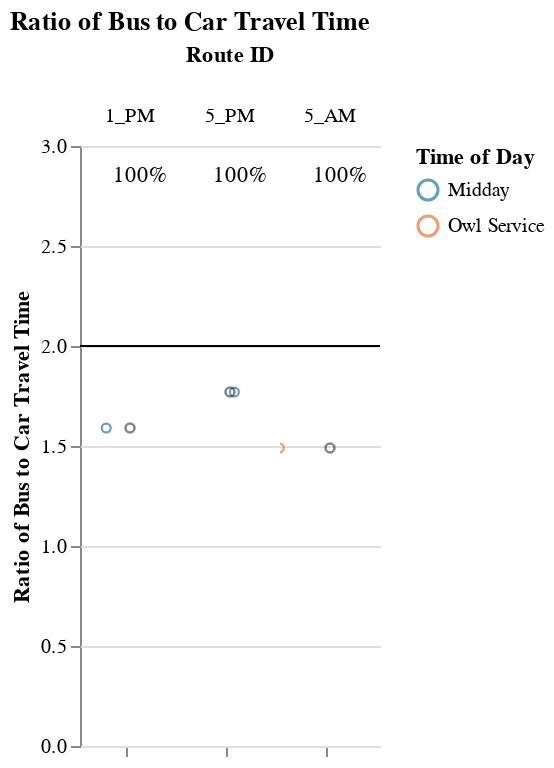
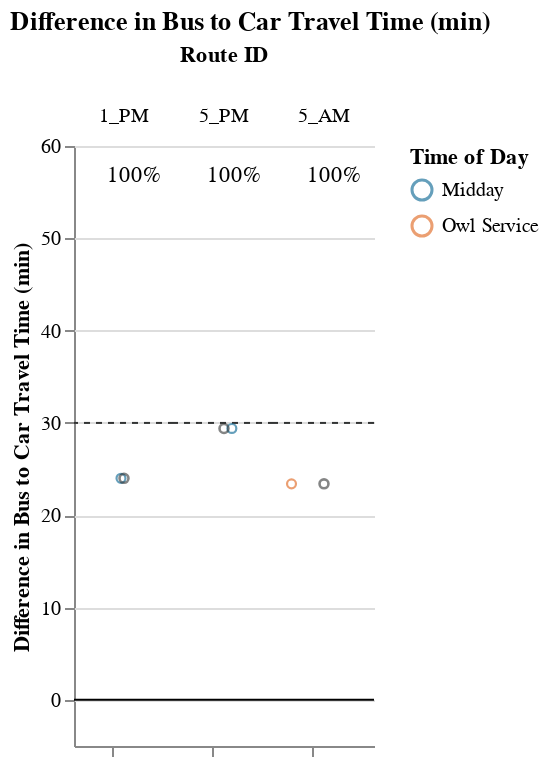

Notebook code for these charts, in order:
### Markdown cell above
### Medium Routes (1-1.5 hrs)

### Code cell
route_group = "medium"
display_charts_for_route_group(df, route_group)

### Figure 1 — Vega-Lite specification as saved in the notebook (floating-point values rounded to 4 significant figures)
{"config": {"view": {"continuousWidth": 400, "continuousHeight": 300, "stroke": null}, "facet": {"spacing": 0}}, "data": {"name": "data-aeb8545f7a01d02c46f710bdff24e9e4"}, "facet": {"column": {"field": "route_id2", "sort": ["1_PM", "5_PM", "5_AM"], "title": "Route ID", "type": "nominal"}}, "spec": {"layer": [{"mark": "rule", "encoding": {"color": {"value": "black"}, "y": {"field": "cutoff", "type": "quantitative"}}, "selection": {"selector001": {"type": "interval", "bind": "scales", "encodings": ["x", "y"]}}}, {"mark": {"type": "point", "opacity": 0.65, "size": 20, "strokeWidth": 1.1}, "encoding": {"color": {"field": "time_of_day", "scale": {"range": ["#136C97", "#E16B26", "#F6BF16", "#00896B", "#7790A3", "#5B559C"]}, "sort": ["AM Peak", "Midday", "PM Peak", "Owl Service"], "title": "Time of Day", "type": "nominal"}, "tooltip": [{"field": "route_id2", "title": "route_id", "type": "nominal"}, {"field": "route_name", "type": "nominal"}, {"field": "trip_id", "type": "nominal"}, {"field": "service_hours", "type": "quantitative"}, {"field": "car_duration_hours", "type": "quantitative"}, {"field": "bus_multiplier", "type": "quantitative"}, {"field": "bus_difference", "type": "quantitative"}, {"field": "num_trips", "type": "quantitative"}, {"field": "num_competitive", "type": "quantitative"}, {"field": "pct_trips_competitive", "type": "quantitative"}, {"field": "pct_below_cutoff", "type": "quantitative"}, {"field": "p25", "type": "quantitative"}, {"field": "p50", "type": "quantitative"}, {"field": "p75", "type": "quantitative"}], "x": {"axis": {"grid": false, "labels": false, "ticks": true, "values": [0]}, "field": "jitter", "scale": {}, "title": null, "type": "quantitative"}, "y": {"field": "bus_multiplier", "scale": {"domain": [0, 3.0]}, "title": "Ratio of Bus to Car Travel Time", "type": "quantitative"}}, "transform": [{"calculate": "sqrt(-2*log(random()))*cos(2*PI*random())", "as": "jitter"}], "width": 50}, {"layer": [{"mark": {"type": "point", "opacity": 0.6, "size": 20, "strokeWidth": 1.3}, "encoding": {"color": {"value": "#323434"}, "y": {"field": "bus_multiplier", "type": "quantitative"}}, "transform": [{"filter": "(datum.p50_trip === 1)"}]}, {"mark": {"type": "text", "align": "center", "baseline": "middle"}, "encoding": {"color": {"value": "black"}, "text": {"field": "pct_trips_competitive", "format": ".0%", "type": "quantitative"}, "tooltip": [{"field": "route_id2", "title": "route_id", "type": "nominal"}, {"field": "route_name", "type": "nominal"}, {"field": "trip_id", "type": "nominal"}, {"field": "service_hours", "type": "quantitative"}, {"field": "car_duration_hours", "type": "quantitative"}, {"field": "bus_multiplier", "type": "quantitative"}, {"field": "bus_difference", "type": "quantitative"}, {"field": "num_trips", "type": "quantitative"}, {"field": "num_competitive", "type": "quantitative"}, {"field": "pct_trips_competitive", "type": "quantitative"}, {"field": "pct_below_cutoff", "type": "quantitative"}, {"field": "p25", "type": "quantitative"}, {"field": "p50", "type": "quantitative"}, {"field": "p75", "type": "quantitative"}], "x": {"value": 30}, "y": {"value": 15}}, "transform": [{"calculate": "sqrt(-2*log(random()))*cos(2*PI*random())", "as": "jitter"}, {"filter": "(datum.fastest_trip === 1)"}]}]}]}, "resolve": {"scale": {"y": "shared"}}, "title": "Ratio of Bus to Car Travel Time", "$schema": "https://vega.github.io/schema/vega-lite/v4.17.0.json", "datasets": {"data-aeb8545f7a01d02c46f710bdff24e9e4": [{"calitp_itp_id": 271, "trip_key": -6001518701270834032, "trip_id": "936508", "shape_id": "38254", "route_id": "1_PM", "service_hours": 1.08, "trip_first_departure_ts": 55440, "trip_last_arrival_ts": 59340, "departure_hour": 15, "time_of_day": "Midday", "p25": 1.08, "p50": 1.08, "p75": 1.08, "p50_trip": 1, "fastest_trip": 1, "car_duration_hours": 0.68, "competitive_route": 1, "bus_multiplier": 1.59, "bus_difference": 24.0, "num_trips": 1, "num_competitive": 1, "pct_trips_competitive": 1.0, "bus_difference_spread": 0.0, "route_group": "medium", "max_trip_hrs": 1.08, "max_trip_route_group": 1.08, "below_cutoff": 1, "pct_below_cutoff": 1.0, "calitp_agency_name": "Roseville Transit", "caltrans_district": "03 - Marysville", "route_name": "Pm Commuter 1", "route_short_name": "1_PM", "route_id2": "1_PM", "cutoff2": 30, "cutoff": 2}, {"calitp_itp_id": 271, "trip_key": -7738216914427785017, "trip_id": "936526", "shape_id": "38264", "route_id": "5_AM", "service_hours": 1.18, "trip_first_departure_ts": 24000, "trip_last_arrival_ts": 28260, "departure_hour": 6, "time_of_day": "Owl Service", "p25": 1.18, "p50": 1.18, "p75": 1.18, "p50_trip": 1, "fastest_trip": 1, "car_duration_hours": 0.79, "competitive_route": 1, "bus_multiplier": 1.49, "bus_difference": 23.4, "num_trips": 1, "num_competitive": 1, "pct_trips_competitive": 1.0, "bus_difference_spread": 0.0, "route_group": "medium", "max_trip_hrs": 1.18, "max_trip_route_group": 1.18, "below_cutoff": 1, "pct_below_cutoff": 1.0, "calitp_agency_name": "Roseville Transit", "caltrans_district": "03 - Marysville", "route_name": "Am Commuter 5", "route_short_name": "5_AM", "route_id2": "5_AM", "cutoff2": 30, "cutoff": 2}, {"calitp_itp_id": 271, "trip_key": -878129697756430159, "trip_id": "936528", "shape_id": "38265", "route_id": "5_PM", "service_hours": 1.13, "trip_first_departure_ts": 57240, "trip_last_arrival_ts": 61320, "departure_hour": 15, "time_of_day": "Midday", "p25": 1.13, "p50": 1.13, "p75": 1.13, "p50_trip": 1, "fastest_trip": 1, "car_duration_hours": 0.64, "competitive_route": 1, "bus_multiplier": 1.77, "bus_difference": 29.4, "num_trips": 1, "num_competitive": 1, "pct_trips_competitive": 1.0, "bus_difference_spread": 0.0, "route_group": "medium", "max_trip_hrs": 1.13, "max_trip_route_group": 1.13, "below_cutoff": 1, "pct_below_cutoff": 1.0, "calitp_agency_name": "Roseville Transit", "caltrans_district": "03 - Marysville", "route_name": "Pm Commuter 5", "route_short_name": "5_PM", "route_id2": "5_PM", "cutoff2": 30, "cutoff": 2}]}}

### Figure 2 — Vega-Lite specification as saved in the notebook (floating-point values rounded to 4 significant figures)
{"config": {"view": {"continuousWidth": 400, "continuousHeight": 300, "stroke": null}, "facet": {"spacing": 0}}, "data": {"name": "data-05b134e7d8a723913ec327caccf61332"}, "facet": {"column": {"field": "route_id2", "sort": ["1_PM", "5_PM", "5_AM"], "title": "Route ID", "type": "nominal"}}, "spec": {"layer": [{"mark": "rule", "encoding": {"color": {"value": "black"}, "y": {"field": "cutoff", "type": "quantitative"}}, "selection": {"selector002": {"type": "interval", "bind": "scales", "encodings": ["x", "y"]}}}, {"mark": {"type": "rule", "strokeDash": [3, 3]}, "encoding": {"color": {"value": "#323434"}, "y": {"field": "cutoff2", "type": "quantitative"}}}, {"mark": {"type": "point", "opacity": 0.65, "size": 20, "strokeWidth": 1.1}, "encoding": {"color": {"field": "time_of_day", "scale": {"range": ["#136C97", "#E16B26", "#F6BF16", "#00896B", "#7790A3", "#5B559C"]}, "sort": ["AM Peak", "Midday", "PM Peak", "Owl Service"], "title": "Time of Day", "type": "nominal"}, "tooltip": [{"field": "route_id2", "title": "route_id", "type": "nominal"}, {"field": "route_name", "type": "nominal"}, {"field": "trip_id", "type": "nominal"}, {"field": "service_hours", "type": "quantitative"}, {"field": "car_duration_hours", "type": "quantitative"}, {"field": "bus_multiplier", "type": "quantitative"}, {"field": "bus_difference", "type": "quantitative"}, {"field": "num_trips", "type": "quantitative"}, {"field": "num_competitive", "type": "quantitative"}, {"field": "pct_trips_competitive", "type": "quantitative"}, {"field": "pct_below_cutoff", "type": "quantitative"}, {"field": "p25", "type": "quantitative"}, {"field": "p50", "type": "quantitative"}, {"field": "p75", "type": "quantitative"}], "x": {"axis": {"grid": false, "labels": false, "ticks": true, "values": [0]}, "field": "jitter", "scale": {}, "title": null, "type": "quantitative"}, "y": {"field": "bus_difference", "scale": {"domain": [-5, 57.6]}, "title": "Difference in Bus to Car Travel Time (min)", "type": "quantitative"}}, "transform": [{"calculate": "sqrt(-2*log(random()))*cos(2*PI*random())", "as": "jitter"}], "width": 50}, {"layer": [{"mark": {"type": "point", "opacity": 0.6, "size": 20, "strokeWidth": 1.3}, "encoding": {"color": {"value": "#323434"}, "y": {"field": "bus_difference", "type": "quantitative"}}, "transform": [{"filter": "(datum.p50_trip === 1)"}]}, {"mark": {"type": "text", "align": "center", "baseline": "middle"}, "encoding": {"color": {"value": "black"}, "text": {"field": "pct_trips_competitive", "format": ".0%", "type": "quantitative"}, "tooltip": [{"field": "route_id2", "title": "route_id", "type": "nominal"}, {"field": "route_name", "type": "nominal"}, {"field": "trip_id", "type": "nominal"}, {"field": "service_hours", "type": "quantitative"}, {"field": "car_duration_hours", "type": "quantitative"}, {"field": "bus_multiplier", "type": "quantitative"}, {"field": "bus_difference", "type": "quantitative"}, {"field": "num_trips", "type": "quantitative"}, {"field": "num_competitive", "type": "quantitative"}, {"field": "pct_trips_competitive", "type": "quantitative"}, {"field": "pct_below_cutoff", "type": "quantitative"}, {"field": "p25", "type": "quantitative"}, {"field": "p50", "type": "quantitative"}, {"field": "p75", "type": "quantitative"}], "x": {"value": 30}, "y": {"value": 15}}, "transform": [{"calculate": "sqrt(-2*log(random()))*cos(2*PI*random())", "as": "jitter"}, {"filter": "(datum.fastest_trip === 1)"}]}]}]}, "resolve": {"scale": {"y": "shared"}}, "title": "Difference in Bus to Car Travel Time (min)", "$schema": "https://vega.github.io/schema/vega-lite/v4.17.0.json", "datasets": {"data-05b134e7d8a723913ec327caccf61332": [{"calitp_itp_id": 271, "trip_key": -6001518701270834032, "trip_id": "936508", "shape_id": "38254", "route_id": "1_PM", "service_hours": 1.08, "trip_first_departure_ts": 55440, "trip_last_arrival_ts": 59340, "departure_hour": 15, "time_of_day": "Midday", "p25": 1.08, "p50": 1.08, "p75": 1.08, "p50_trip": 1, "fastest_trip": 1, "car_duration_hours": 0.68, "competitive_route": 1, "bus_multiplier": 1.59, "bus_difference": 24.0, "num_trips": 1, "num_competitive": 1, "pct_trips_competitive": 1.0, "bus_difference_spread": 0.0, "route_group": "medium", "max_trip_hrs": 1.08, "max_trip_route_group": 1.08, "below_cutoff": 1, "pct_below_cutoff": 1.0, "calitp_agency_name": "Roseville Transit", "caltrans_district": "03 - Marysville", "route_name": "Pm Commuter 1", "route_short_name": "1_PM", "route_id2": "1_PM", "cutoff2": 30, "cutoff": 0}, {"calitp_itp_id": 271, "trip_key": -7738216914427785017, "trip_id": "936526", "shape_id": "38264", "route_id": "5_AM", "service_hours": 1.18, "trip_first_departure_ts": 24000, "trip_last_arrival_ts": 28260, "departure_hour": 6, "time_of_day": "Owl Service", "p25": 1.18, "p50": 1.18, "p75": 1.18, "p50_trip": 1, "fastest_trip": 1, "car_duration_hours": 0.79, "competitive_route": 1, "bus_multiplier": 1.49, "bus_difference": 23.4, "num_trips": 1, "num_competitive": 1, "pct_trips_competitive": 1.0, "bus_difference_spread": 0.0, "route_group": "medium", "max_trip_hrs": 1.18, "max_trip_route_group": 1.18, "below_cutoff": 1, "pct_below_cutoff": 1.0, "calitp_agency_name": "Roseville Transit", "caltrans_district": "03 - Marysville", "route_name": "Am Commuter 5", "route_short_name": "5_AM", "route_id2": "5_AM", "cutoff2": 30, "cutoff": 0}, {"calitp_itp_id": 271, "trip_key": -878129697756430159, "trip_id": "936528", "shape_id": "38265", "route_id": "5_PM", "service_hours": 1.13, "trip_first_departure_ts": 57240, "trip_last_arrival_ts": 61320, "departure_hour": 15, "time_of_day": "Midday", "p25": 1.13, "p50": 1.13, "p75": 1.13, "p50_trip": 1, "fastest_trip": 1, "car_duration_hours": 0.64, "competitive_route": 1, "bus_multiplier": 1.77, "bus_difference": 29.4, "num_trips": 1, "num_competitive": 1, "pct_trips_competitive": 1.0, "bus_difference_spread": 0.0, "route_group": "medium", "max_trip_hrs": 1.13, "max_trip_route_group": 1.13, "below_cutoff": 1, "pct_below_cutoff": 1.0, "calitp_agency_name": "Roseville Transit", "caltrans_district": "03 - Marysville", "route_name": "Pm Commuter 5", "route_short_name": "5_PM", "route_id2": "5_PM", "cutoff2": 30, "cutoff": 0}]}}
